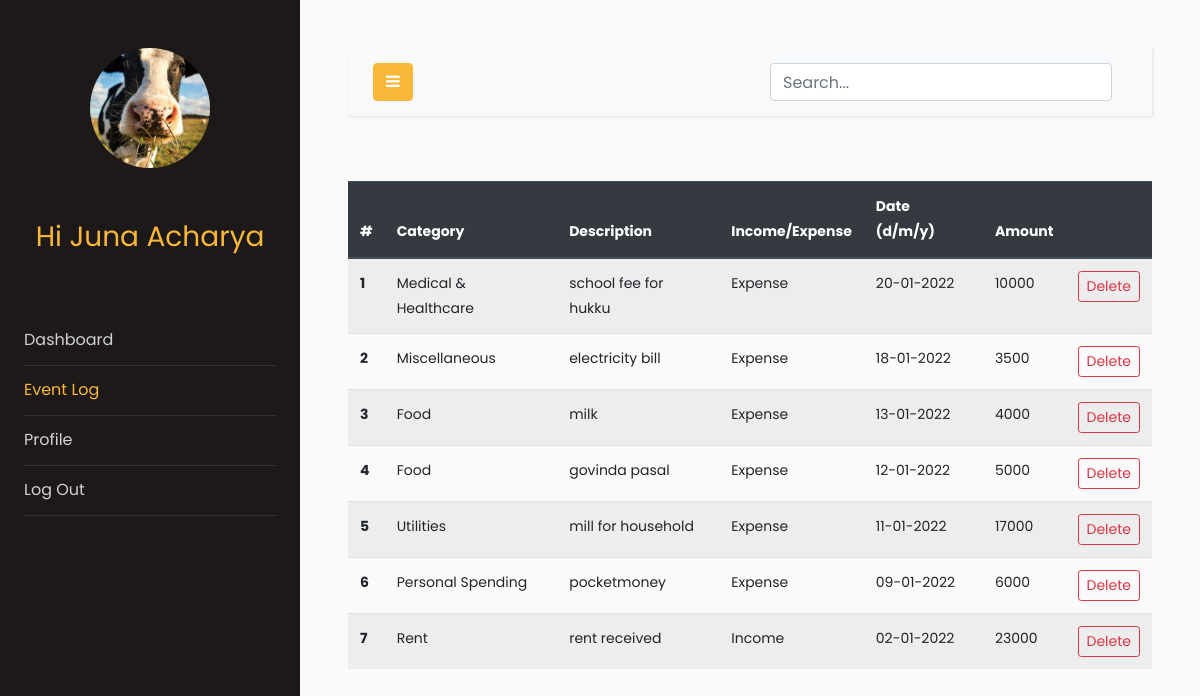
Page /passbook (signed in) on the committed database.
### models.py (models this page shows, shortened)
class Users(db.Model, UserMixin):
    __tablename__ = "users"
    id = db.Column(db.Integer, primary_key=True)
    email = db.Column(db.String(64), unique=True, index=True)
    name = db.Column(db.String(64))
    pasword_hash = db.Column(db.String(128))
    income = db.Column(db.Integer)
    budget = db.Column(db.Integer, default=0)
    profile_image = db.Column(
        db.String(128), nullable=False, default="default_profile.jpeg"
    )
    trans = db.relationship("Transactions", backref="User", lazy="dynamic")

class Transactions(db.Model):
    __searchable__ = ["description", "cat", "amount", "date"]
    users = db.relationship(Users)
    id = db.Column(db.Integer, primary_key=True)
    cashFlow = db.Column(db.Integer)
    amount = db.Column(db.Integer)
    description = db.Column(db.String(64))
    cat = db.Column(db.String(64))
    date = db.Column(db.DateTime)
    userId = db.Column(db.Integer, db.ForeignKey("users.id"), nullable=False)

### app.py (the view)
@app.route("/passbook", methods=["GET", "POST"])
@login_required
def passbook():
    uid = current_user.id
    trans_data = Transactions.query.filter_by(userId=uid).order_by(
        Transactions.date.desc()
    )
    return render_template("passbook.html", trans_data=trans_data)

### models.py (called while the page is built)
@login_manager.user_loader
def load_user(user_id):
    return Users.query.get(user_id)

### templates/passbook.html (shortened to what this page needs)
<!doctype html>
<html lang="en">
<head>
    <link rel="stylesheet" href="https://stackpath.bootstrapcdn.com/font-awesome/4.7.0/css/font-awesome.min.css">
<link rel="stylesheet" href="{{ url_for('static', filename='css1/style.css') }}">
</head>
<body>
    <div class="wrapper d-flex align-items-stretch">
        <nav id="sidebar">
            <div class="p-4 pt-5">
                <a href="#" class="img logo rounded-circle mb-5" style="background-image: url({{url_for('static',filename='profile_pics/'+current_user.profile_image)}})"></a>
                <h3 style="color: #f8b739; font-family: Poppins, Arial, sans-serif; text-align: center;">Hi {{current_user.name}}</h3>
                <br>
                <br>
                <ul class="list-unstyled components mb-5">
                    <li>
                        <a href="{{url_for('dashboard')}}">Dashboard</a>
                    </li>
                    <li class="active">
                        <a href="{{url_for('passbook')}}">Event Log</a>
                    </li>
                    <li>
                        <a href="{{url_for('profile')}}">Profile</a>
                    </li>
                    <li>
                        <a href="{{url_for('logout')}}">Log Out</a>
                    </li>
                </ul>
            </div>
        </nav>
        <div id="content" class="p-4 p-md-5">
            <nav class="navbar navbar-expand-lg navbar-light bg-light">
                <div class="container-fluid">
                    <button type="button" id="sidebarCollapse" class="btn btn-primary">
                        <i class="fa fa-bars"></i>
                    </button>
                    <form action="search" , method="GET">
                        <div class="container h-50">
                            <div class="d-flex justify-content-center h-100">
                                <input type="search" class="form-control ds-input" id="search-input" name="query" placeholder="Search..." aria-label="Search for..."
                                    autocomplete="off" data-docs-version="4.5" spellcheck="false" role="combobox" aria-autocomplete="list"
                                    aria-expanded="false" aria-owns="algolia-autocomplete-listbox-0" dir="auto"
                                    style="position: relative; vertical-align: top;">
                            </div>
                        </div>
                    </form>
                </div>
            </nav>
            <br>
            <table class="table table-striped">
                <thead class="thead-dark">
                    <tr>
                        <th scope="col">#</th>
                        <th scope="col">Category</th>
                        <th scope="col">Description</th>
                        <th scope="col">Income/Expense</th>
                        <th scope="col">Date (d/m/y)</th>
                        <th scope="col">Amount</th>
                        <th scope="col"></th>
                    </tr>
                </thead>
                <tbody>
                    {%for r in trans_data%}
                    <tr>
                        <th scope="row">{{loop.index0 + 1}}</th>
                        <td>{{r.cat}}</td>
                        <td>{{r.description}}</td>
                        {%if r.cashFlow == 1 %}
                        <td>Income</td>
                        {%else%}
                        <td>Expense</td>
                        {%endif%}
                        <td>{{r.date.strftime('%d-%m-%Y')}}</td>
                        <td>{{r.amount}}</td>
                        <td><button type="button" class="btn btn-outline-danger btn-sm" data-toggle="modal" data-target="#del{{r.id}}">
                            Delete
                        </button></td>
                    </tr>
                    {%endfor%}
                </tbody>
            </table>
        </div>
    </div>
</body>
</html>

### rows in the picture
Users: profile_image (picture), name "Juna Acharya"
Transactions: cat "Medical & Healthcare", description "school fee for hukku", cashFlow "Expense", date "20-01-2022", amount "10000"
Transactions: cat "Miscellaneous", description "electricity bill", cashFlow "Expense", date "18-01-2022", amount "3500"
Transactions: cat "Food", description "milk", cashFlow "Expense", date "13-01-2022", amount "4000"
Transactions: cat "Food", description "govinda pasal", cashFlow "Expense", date "12-01-2022", amount "5000"
Transactions: cat "Utilities", description "mill for household", cashFlow "Expense", date "11-01-2022", amount "17000"
Transactions: cat "Personal Spending", description "pocketmoney", cashFlow "Expense", date "09-01-2022", amount "6000"
Transactions: cat "Rent", description "rent received", cashFlow "Income", date "02-01-2022", amount "23000"
